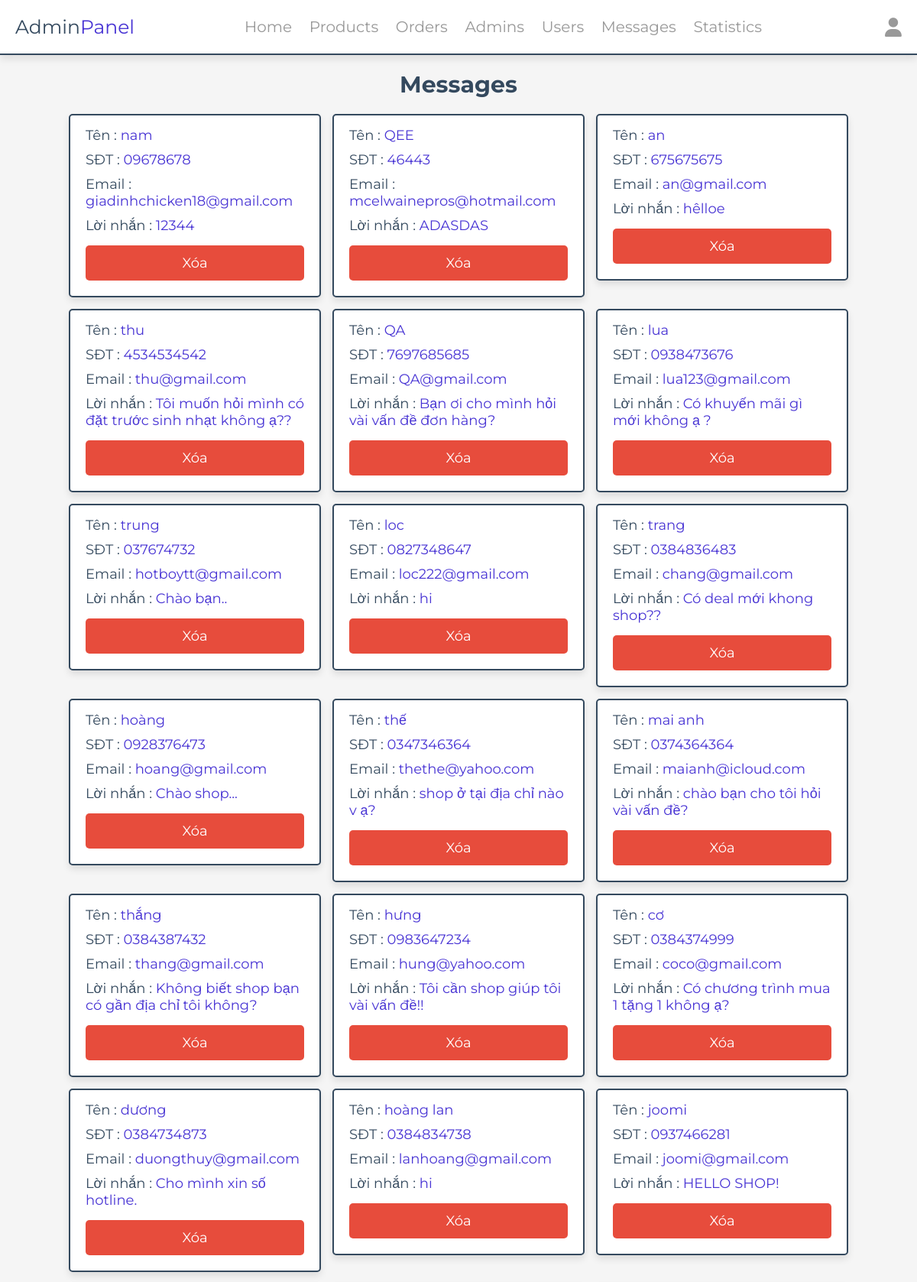
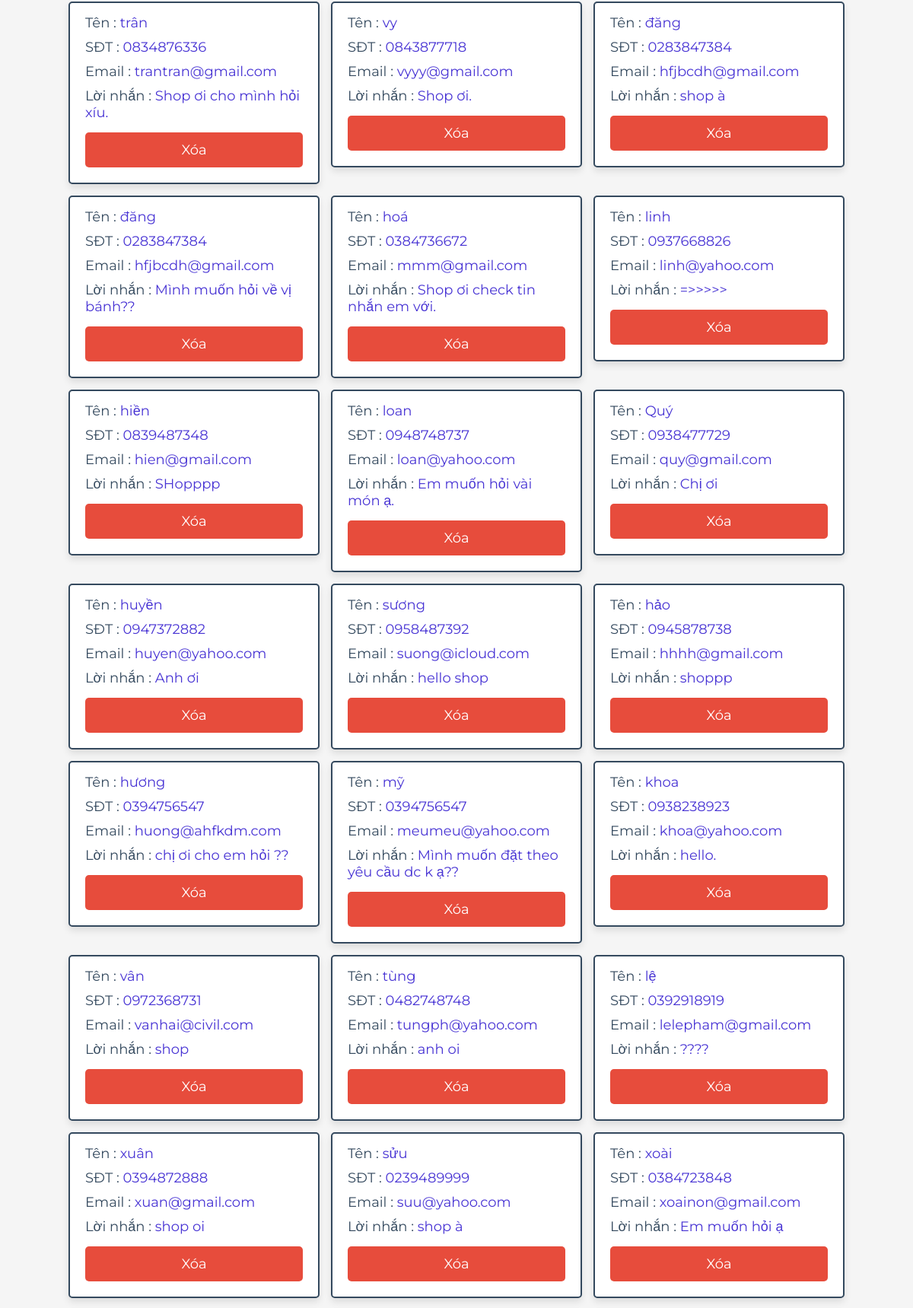
/admin/messages.php (signed in, upper part), run on the app's committed database (2 pictures, top to bottom).
### tables this page shows
CREATE TABLE `messages` (
  `id` int(100) NOT NULL,
  `user_id` int(100) NOT NULL,
  `name` varchar(100) NOT NULL,
  `email` varchar(100) NOT NULL,
  `number` varchar(12) NOT NULL,
  `message` varchar(500) NOT NULL
);

### admin/messages.php (the view, shortened to what this page needs)
<?php
include '../components/connect.php';
?>
<!DOCTYPE html>
<html lang="en">
<head>
   <link rel="stylesheet" href="https://cdnjs.cloudflare.com/ajax/libs/font-awesome/6.1.1/css/all.min.css">
   <link rel="stylesheet" href="../css/admin_style.css">
</head>
<body>
<?php include '../components/admin_header.php' ?>
<section class="messages">
   <h1 class="heading">Messages</h1>
   <div class="box-container">
   <?php
      $select_messages = $conn->prepare("SELECT * FROM `messages`");
      $select_messages->execute();
      if($select_messages->rowCount() > 0){
         while($fetch_messages = $select_messages->fetch(PDO::FETCH_ASSOC)){
   ?>
   <div class="box">
      <p> Tên : <span><?= $fetch_messages['name']; ?></span> </p>
      <p> SĐT : <span><?= $fetch_messages['number']; ?></span> </p>
      <p> Email : <span><?= $fetch_messages['email']; ?></span> </p>
      <p> Lời nhắn : <span><?= $fetch_messages['message']; ?></span> </p>
      <a href="messages.php?delete=<?= $fetch_messages['id']; ?>" class="delete-btn" onclick="return confirm('Bạn có muốn xóa tin nhắn này?');">Xóa</a>
   </div>
   <?php
         }
      }else{
         echo '<p class="empty">Bạn không có lời nhắn nào</p>';
      }
   ?>
   </div>
</section>
</body>
</html>

### css/admin_style.css (style rules this page uses)
:root { --main-color:#4834d4; --red:#e74c3c; --orange:#f39c12; --black:#34495e; --white:#fff; --light-bg:#f5f5f5; --light-color:#999; --border:.2rem solid var(--black); --box-shadow:0 .5rem 1rem rgba(0,0,0,.1); }
* { font-family: 'Montserrat', sans-serif; margin:0; padding:0; box-sizing: border-box; text-decoration: none; outline: none; border:none; }
html { font-size: 62.5%; overflow-x: hidden; }
body { background-color: var(--light-bg); }
section { max-width: 1200px; margin:0 auto; padding:2rem; }
.btn, .delete-btn, .option-btn { display: block; margin-top: 1rem; border-radius: .5rem; cursor: pointer; width: 100%; font-size: 1.8rem; color:var(--white); padding:1.2rem 3rem; text-transform: capitalize; text-align: center; }
.delete-btn { background-color: var(--red); }
.heading { text-align: center; margin-bottom: 2rem; text-transform: capitalize; color:var(--black); font-size: 3rem; }
.messages .box-container { display: grid; grid-template-columns: repeat(auto-fit, 33rem); gap:1.5rem; justify-content: center; align-items: flex-start; }
.messages .box-container .box { background-color: var(--white); border-radius: .5rem; box-shadow: var(--box-shadow); border:var(--border); padding:2rem; padding-top: 1rem; }
.messages .box-container .box p { padding: .5rem 0; font-size: 1.8rem; color:var(--black); }
.messages .box-container .box p span { color:var(--main-color); }

### data on the page
messages: name "nam", number "09678678", email "giadinhchicken18@gmail.com", message "12344"
messages: name "QEE", number "46443", email "mcelwainepros@hotmail.com", message "ADASDAS"
messages: name "an", number "675675675", email "an@gmail.com", message "hêlloe"
messages: name "thu", number "4534534542", email "thu@gmail.com", message "Tôi muốn hỏi mình có đặt trước sinh nhạt không ạ??"
messages: name "QA", number "7697685685", email "QA@gmail.com", message "Bạn ơi cho mình hỏi vài vấn đề đơn hàng?"
messages: name "lua", number "0938473676", email "lua123@gmail.com", message "Có khuyến mãi gì mới không ạ ?"
messages: name "trung", number "037674732", email "hotboytt@gmail.com", message "Chào bạn.."
messages: name "loc", number "0827348647", email "loc222@gmail.com", message "hi"
messages: name "trang", number "0384836483", email "chang@gmail.com", message "Có deal mới khong shop??"
messages: name "hoàng", number "0928376473", email "hoang@gmail.com", message "Chào shop..."
messages: name "thế", number "0347346364", email "thethe@yahoo.com", message "shop ở tại địa chỉ nào v ạ?"
messages: name "mai anh", number "0374364364", email "maianh@icloud.com", message "chào bạn cho tôi hỏi vài vấn đề?"
messages: name "thắng", number "0384387432", email "thang@gmail.com", message "Không biết shop bạn có gần địa chỉ tôi không?"
messages: name "hưng", number "0983647234", email "hung@yahoo.com", message "Tôi cần shop giúp tôi vài vấn đề!!"
messages: name "cơ", number "0384374999", email "coco@gmail.com", message "Có chương trình mua 1 tặng 1 không ạ?"
messages: name "dương", number "0384734873", email "duongthuy@gmail.com", message "Cho mình xin số hotline."
messages: name "hoàng lan", number "0384834738", email "lanhoang@gmail.com", message "hi"
messages: name "joomi", number "0937466281", email "joomi@gmail.com", message "HELLO SHOP!"
messages: name "trân", number "0834876336", email "trantran@gmail.com", message "Shop ơi cho mình hỏi xíu."
messages: name "vy", number "0843877718", email "vyyy@gmail.com", message "Shop ơi."
messages: name "đăng", number "0283847384", email "hfjbcdh@gmail.com", message "shop à"
messages: name "đăng", number "0283847384", email "hfjbcdh@gmail.com", message "Mình muốn hỏi về vị bánh??"
messages: name "hoá", number "0384736672", email "mmm@gmail.com", message "Shop ơi check tin nhắn em với."
messages: name "linh", number "0937668826", email "linh@yahoo.com", message "=>>>>>"
messages: name "hiền", number "0839487348", email "hien@gmail.com", message "SHopppp"
messages: name "loan", number "0948748737", email "loan@yahoo.com", message "Em muốn hỏi vài món ạ."
messages: name "Quý", number "0938477729", email "quy@gmail.com", message "Chị ơi"
messages: name "huyền", number "0947372882", email "huyen@yahoo.com", message "Anh ơi"
messages: name "sương", number "0958487392", email "suong@icloud.com", message "hello shop"
messages: name "hảo", number "0945878738", email "hhhh@gmail.com", message "shoppp"
messages: name "hương", number "0394756547", email "huong@ahfkdm.com", message "chị ơi cho em hỏi ??"
messages: name "mỹ", number "0394756547", email "meumeu@yahoo.com", message "Mình muốn đặt theo yêu cầu dc k ạ??"
messages: name "khoa", number "0938238923", email "khoa@yahoo.com", message "hello."
messages: name "vân", number "0972368731", email "vanhai@civil.com", message "shop"
messages: name "tùng", number "0482748748", email "tungph@yahoo.com", message "anh oi"
messages: name "lệ", number "0392918919", email "lelepham@gmail.com", message "????"
messages: name "xuân", number "0394872888", email "xuan@gmail.com", message "shop oi"
messages: name "sửu", number "0239489999", email "suu@yahoo.com", message "shop à"
messages: name "xoài", number "0384723848", email "xoainon@gmail.com", message "Em muốn hỏi ạ"
